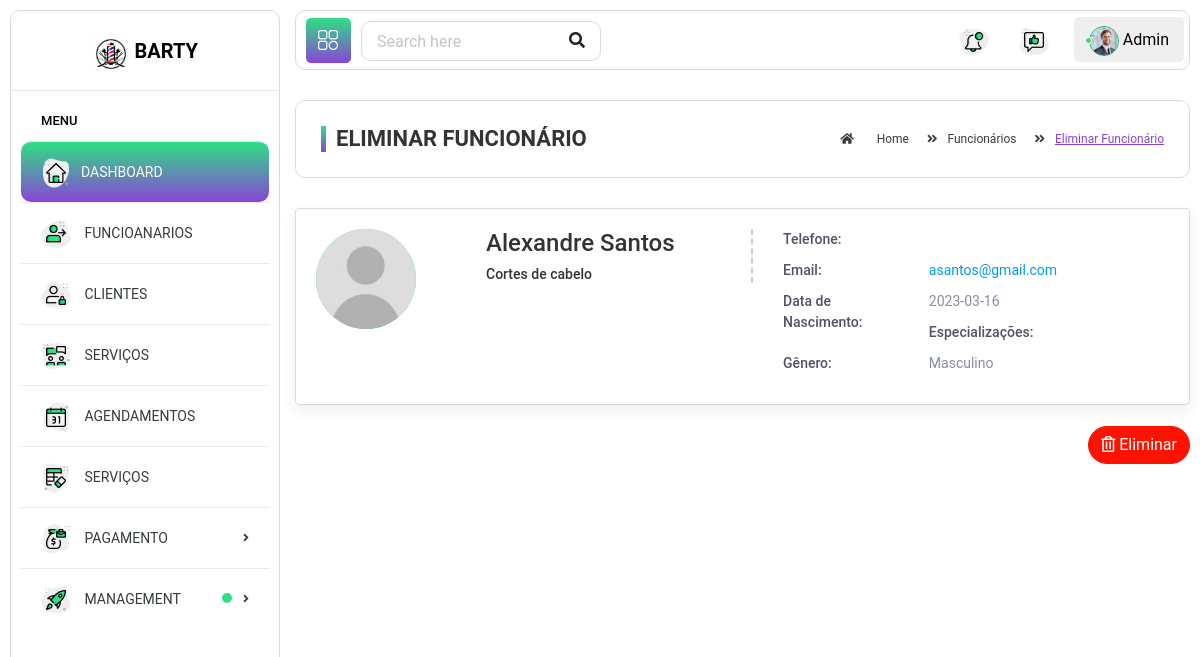
Page /B.O/?p=6&id=4 on the earlier database version.
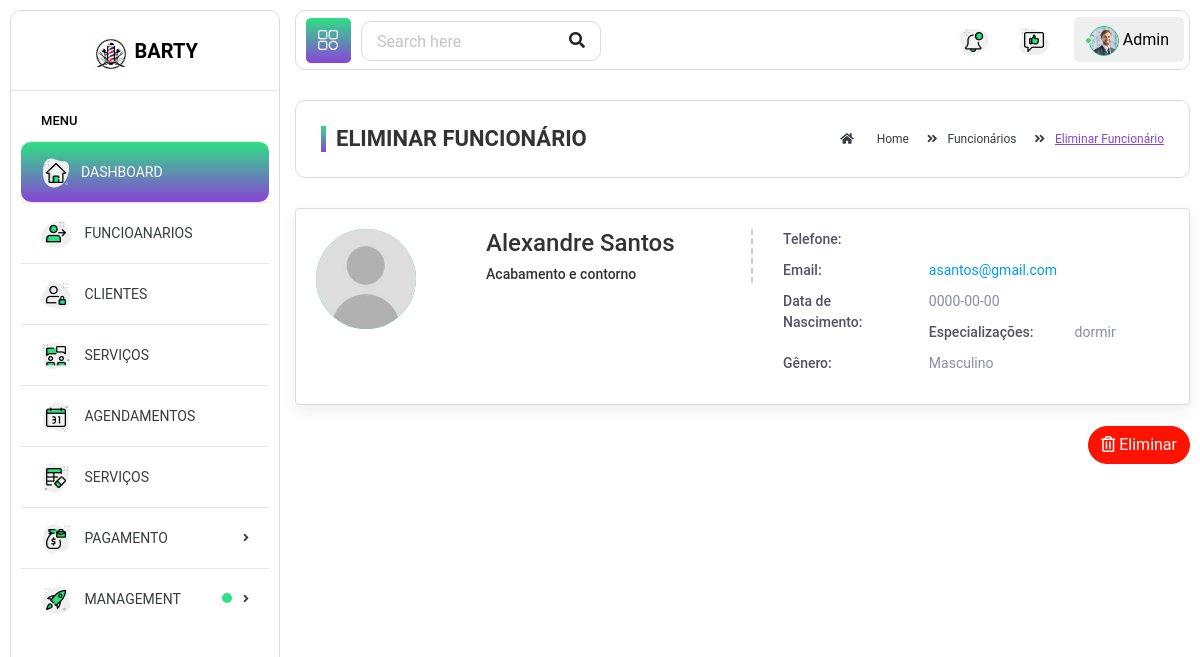
Same page on the later database version.
### tables this page shows
CREATE TABLE `funcionarios` (
  `func_id` int(11) NOT NULL,
  `primeiro_nome` varchar(100) NOT NULL,
  `ultimo_nome` varchar(100) NOT NULL,
  `imagem` varchar(500) DEFAULT NULL,
  `genero` varchar(100) NOT NULL,
  `username` varchar(40) NOT NULL,
  `senha` varchar(40) NOT NULL DEFAULT 'barber12345',
  `confirmar_senha` varchar(225) NOT NULL,
  `descricao` varchar(300) NOT NULL,
  `telefone` varchar(20) NOT NULL,
  `email` varchar(100) NOT NULL,
  `data_nascimento` date NOT NULL,
  `funcao` int(11) DEFAULT 1,
  `rede_social` varchar(150) NOT NULL,
  `especializacao` varchar(150) NOT NULL,
  `anos_experiencia` varchar(100) NOT NULL,
  `salario` decimal(10,2) NOT NULL DEFAULT 5.69,
  `horarios_trabalho` time NOT NULL DEFAULT '07:00:00'
);

CREATE TABLE `tipo_servico` (
  `id` int(4) NOT NULL,
  `nome` varchar(40) NOT NULL,
  `descricao` text NOT NULL,
  `imagem` varchar(100) NOT NULL
);

### B.O/pages/funcionario/deletar_func.php (the view)
<?php
$id = isset($_GET['id']) ? $_GET['id'] : '';
if (!empty($id)) {
    $sqlFuncionario = "SELECT f.primeiro_nome, f.ultimo_nome, f.telefone, f.email, f.data_nascimento, f.especializacao, f.genero, ts.nome AS nome_funcao FROM funcionarios f LEFT JOIN tipo_servico ts ON f.funcao = ts.id WHERE func_id = '$id'";
    $resultFuncionario = $conn->query($sqlFuncionario);
    if ($resultFuncionario->num_rows > 0) {
        $rowFuncionario = $resultFuncionario->fetch_assoc();
        $primeiro_nome = $rowFuncionario['primeiro_nome'];
        $ultimo_nome = $rowFuncionario['ultimo_nome'];
        $telefone = $rowFuncionario['telefone'];
        $email = $rowFuncionario['email'];
        $data_nascimento = $rowFuncionario['data_nascimento'];
        $especializacao = $rowFuncionario['especializacao'];
        $genero = $rowFuncionario['genero'];
        $nome_funcao = $rowFuncionario['nome_funcao'];
    } else {
        echo 'O ID não corresponde a nenhum funcionário existente!';
    }
}
?>
<div class="page-wrapper">
    <div class="content container-fluid">
        <div class="page-header">
            <div class="row">
                <div class="col-lg-6 col-md-6 col-sm-6 col-12">
                    <h5 class="text-uppercase mb-0 mt-0 page-title">Eliminar Funcionário</h5>
                </div>
                <div class="col-lg-6 col-md-6 col-sm-6 col-12">
                    <ul class="breadcrumb float-right p-0 mb-0">
                        <li class="breadcrumb-item"><a href="./"><i class="fas fa-home"></i> Home</a></li>
                        <li class="breadcrumb-item"><a href="./?p=3">Funcionários</a></li>
                        <li class="breadcrumb-item"><span>Eliminar Funcionário</span></li>
                    </ul>
                </div>
            </div>
        </div>
        <form method="POST" action="./pages/processar/proc_deletar_func.php?id=<?php echo $id; ?>">
        <div class="card-box m-b-0">
            <div class="row">
                <div class="col-md-12">
                    <div class="profile-view">
                        <div class="profile-img-wrap">
                            <div class="profile-img">
                                <a href=""><img class="avatar" src="assets/img/user.jpg" alt=""></a>
                            </div>
                        </div>
                        <div class="profile-basic">
                            <div class="row">
                                <div class="col-md-5">
                                    <div class="profile-info-left">
                                        <h3 class="user-name m-t-0"><?php echo $primeiro_nome . ' ' . $ultimo_nome; ?></h3>
                                        <h5 class="company-role m-t-0 m-b-0"><?php echo $nome_funcao; ?></h5>
                                    </div>
                                </div>
                                <div class="col-md-7">
                                    <ul class="personal-info">
                                        <li>
                                            <span class="title">Telefone:</span>
                                            <span class="text">
                                                <?php
                                                if (!empty($telefone)) {
                                                    echo $telefone;
                                                } else {
                                                    echo "<br>";
                                                }
                                                ?>
                                            </span>
                                        </li>
                                        <li>
                                            <span class="title">Email:</span>
                                            <span class="text"><a href="mailto:<?php echo $email; ?>"><?php echo $email; ?></a></span>
                                        </li>
                                        <li>
                                            <span class="title">Data de Nascimento:</span>
                                            <span class="text"><?php echo $data_nascimento; ?></span>
                                        </li>
                                        <li>
                                            <span class="title">Especializações:</span>
                                            <span class="text">
                                                <?php
                                                if (!empty($especializacao)) {
                                                    echo $especializacao;
                                                } else {
                                                    echo "<br>";
                                                }
                                                ?>
                                            </span>
                                        </li>
                                        <li>
                                            <span class="title">Gênero:</span>
                                            <span class="text"><?php echo $genero; ?></span>
                                        </li>
                                    </ul>
                                </div>
                            </div>
                        </div>
                    </div>
                </div>
            </div>
        </div>
        <br>
        <button class="btn btn-danger btn-rounded float-right"><i class="far fa-trash-alt"></i> Eliminar</button>
        </form>
    </div>
</div>

Differences in the rows shown:
changed funcionarios "Alexandre": funcao.nome "Cortes de cabelo" → "Acabamento e contorno"; data_nascimento "2023-03-16" → "0000-00-00"; especializacao (not shown) → "dormir"
